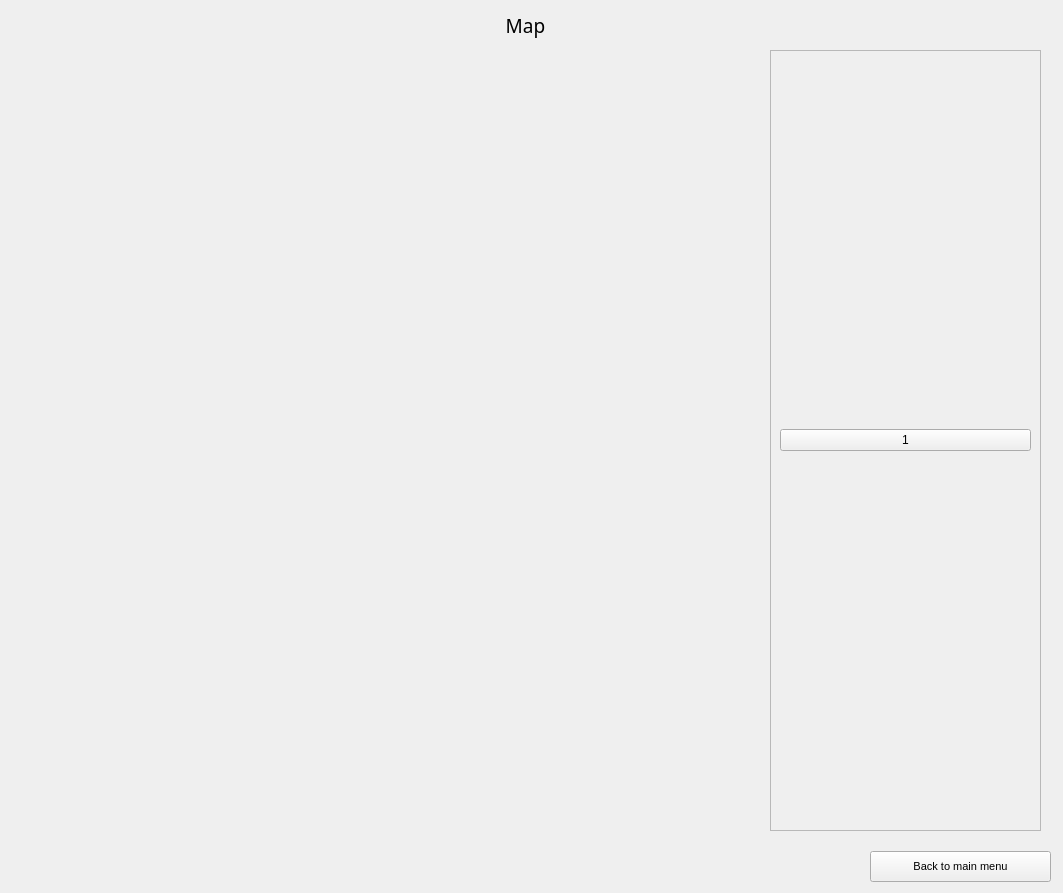
<?xml version="1.0" encoding="UTF-8"?>
<ui version="4.0">
 <class>MapWindow</class>
 <widget class="QMainWindow" name="MapWindow">
  <property name="geometry">
   <rect>
    <x>0</x>
    <y>0</y>
    <width>1063</width>
    <height>893</height>
   </rect>
  </property>
  <property name="windowTitle">
   <string>MapWindow</string>
  </property>
  <widget class="QWidget" name="centralwidget">
   <widget class="QLabel" name="label_2">
    <property name="geometry">
     <rect>
      <x>40</x>
      <y>10</y>
      <width>971</width>
      <height>31</height>
     </rect>
    </property>
    <property name="font">
     <font>
      <family>News706 BT</family>
      <pointsize>14</pointsize>
     </font>
    </property>
    <property name="text">
     <string>Map</string>
    </property>
    <property name="alignment">
     <set>Qt::AlignCenter</set>
    </property>
   </widget>
   <widget class="QWidget" name="verticalLayoutWidget">
    <property name="geometry">
     <rect>
      <x>10</x>
      <y>50</y>
      <width>743</width>
      <height>281</height>
     </rect>
    </property>
    <layout class="QVBoxLayout" name="verticalLayout_map"/>
   </widget>
   <widget class="QWidget" name="layoutWidget">
    <property name="geometry">
     <rect>
      <x>10</x>
      <y>850</y>
      <width>1041</width>
      <height>33</height>
     </rect>
    </property>
    <layout class="QHBoxLayout" name="horizontalLayout">
     <item>
      <spacer name="horizontalSpacer">
       <property name="minimumSize">
        <size>
         <width>181</width>
         <height>31</height>
        </size>
       </property>
       <property name="maximumSize">
        <size>
         <width>16777215</width>
         <height>31</height>
        </size>
       </property>
       <property name="orientation">
        <enum>Qt::Horizontal</enum>
       </property>
       <property name="sizeHint" stdset="0">
        <size>
         <width>568</width>
         <height>28</height>
        </size>
       </property>
      </spacer>
     </item>
     <item>
      <widget class="QPushButton" name="pushButton">
       <property name="minimumSize">
        <size>
         <width>181</width>
         <height>31</height>
        </size>
       </property>
       <property name="maximumSize">
        <size>
         <width>16777215</width>
         <height>31</height>
        </size>
       </property>
       <property name="font">
        <font>
         <pointsize>8</pointsize>
        </font>
       </property>
       <property name="text">
        <string notr="true">Back to main menu</string>
       </property>
      </widget>
     </item>
    </layout>
   </widget>
   <widget class="QLabel" name="label">
    <property name="geometry">
     <rect>
      <x>10</x>
      <y>348</y>
      <width>741</width>
      <height>481</height>
     </rect>
    </property>
    <property name="text">
     <string/>
    </property>
    <property name="pixmap">
     <pixmap resource="../../output data/pictures/img.qrc">:/img/DJI_0295.jpg</pixmap>
    </property>
    <property name="scaledContents">
     <bool>true</bool>
    </property>
   </widget>
   <widget class="QScrollArea" name="scrollArea">
    <property name="geometry">
     <rect>
      <x>770</x>
      <y>50</y>
      <width>271</width>
      <height>781</height>
     </rect>
    </property>
    <property name="frameShadow">
     <enum>QFrame::Raised</enum>
    </property>
    <property name="widgetResizable">
     <bool>true</bool>
    </property>
    <widget class="QWidget" name="scrollAreaWidgetContents">
     <property name="geometry">
      <rect>
       <x>0</x>
       <y>0</y>
       <width>269</width>
       <height>779</height>
      </rect>
     </property>
     <layout class="QVBoxLayout" name="verticalLayout" stretch="0">
      <property name="sizeConstraint">
       <enum>QLayout::SetDefaultConstraint</enum>
      </property>
      <item>
       <widget class="QPushButton" name="pushButton_2">
        <property name="layoutDirection">
         <enum>Qt::LeftToRight</enum>
        </property>
        <property name="text">
         <string>1</string>
        </property>
       </widget>
      </item>
     </layout>
    </widget>
   </widget>
  </widget>
 </widget>
 <resources>
  <include location="../../output data/pictures/img.qrc"/>
 </resources>
 <connections/>
</ui>
